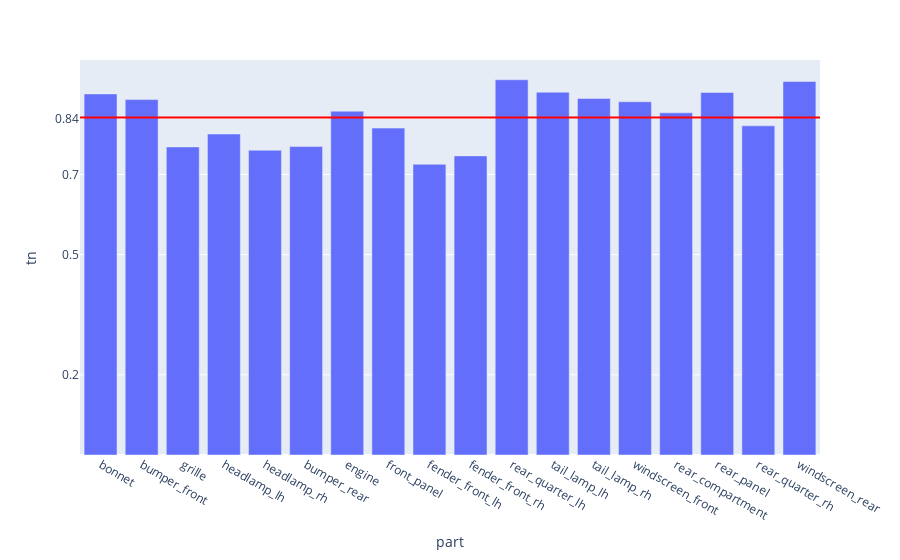

Notebook source saved alongside this figure:
### Code cell
fig = px.bar(evalMetrics, x = 'part', y = 'tn')

fig.add_hline(y=avgTn, line_width=2, line_color="red")

fig.update_layout(
    yaxis = dict(
        tickmode = 'array',
        tickvals = [np.format_float_positional(avgTn, 2), 0.2, 0.5, 0.7],
    )
)
fig

### Figure 1 — Plotly figure (JSON) as saved in the notebook; plotly's stock layout.template omitted (floating-point values rounded to 4 significant figures)
{"data": [{"alignmentgroup": "True", "hovertemplate": "part=%{x}<br>tn=%{y}<extra></extra>", "legendgroup": "", "marker": {"color": "#636efa", "pattern": {"shape": ""}}, "name": "", "offsetgroup": "", "orientation": "v", "showlegend": false, "textposition": "auto", "type": "bar", "x": ["bonnet", "bumper_front", "grille", "headlamp_lh", "headlamp_rh", "bumper_rear", "engine", "front_panel", "fender_front_lh", "fender_front_rh", "rear_quarter_lh", "tail_lamp_lh", "tail_lamp_rh", "windscreen_front", "rear_compartment", "rear_panel", "rear_quarter_rh", "windscreen_rear"], "xaxis": "x", "y": [0.9009, 0.8867, 0.7687, 0.8008, 0.7604, 0.7695, 0.8579, 0.8156, 0.7254, 0.7463, 0.9363, 0.9052, 0.8897, 0.8813, 0.8537, 0.9046, 0.8212, 0.9318], "yaxis": "y"}], "layout": {"barmode": "relative", "legend": {"tracegroupgap": 0}, "margin": {"t": 60}, "shapes": [{"line": {"color": "red", "width": 2}, "type": "line", "x0": 0, "x1": 1, "xref": "x domain", "y0": 0.842, "y1": 0.842, "yref": "y"}], "xaxis": {"anchor": "y", "domain": [0, 1], "title": {"text": "part"}}, "yaxis": {"anchor": "x", "domain": [0, 1], "tickmode": "array", "tickvals": ["0.84", 0.2, 0.5, 0.7], "title": {"text": "tn"}}}}
